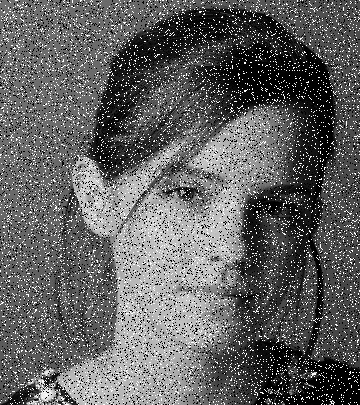
#> input picture Sources/emma_salt_pepper.jpg, 360 x 405 px
$ python Salt_and_pepper_noise.py
#> lines starting #> are read from the running program, lines starting #| are printed output that depends on the picture
#> in main, image is the input picture: shape (405, 360, 3); min 0, max 255, mean 97.6
#| Image shape: (405, 360)
import cv2
import numpy as np
import matplotlib.pyplot as plt
import os

def add_salt_pepper_noise(image, salt_prob=0.02, pepper_prob=0.02):
    """
    Add salt and pepper noise to an image for testing
    """
    noisy = image.copy()

    # Salt noise (white pixels)
    salt_mask = np.random.random(image.shape[:2]) < salt_prob
    noisy[salt_mask] = 255

    # Pepper noise (black pixels)
    pepper_mask = np.random.random(image.shape[:2]) < pepper_prob
    noisy[pepper_mask] = 0

    return noisy

def gaussian_filter_manual(image, kernel_size=5, sigma=1.5):
    """
    (a) Apply Gaussian smoothing manually
    """
#> called with kernel_size = 5, sigma = 1.5
    # Create Gaussian kernel
    kernel = np.zeros((kernel_size, kernel_size))
    center = kernel_size // 2

    for i in range(kernel_size):
        for j in range(kernel_size):
            x = i - center
            y = j - center
            kernel[i, j] = np.exp(-(x**2 + y**2) / (2 * sigma**2))

    # Normalize
    kernel = kernel / np.sum(kernel)

    # Apply filter
    filtered = cv2.filter2D(image, -1, kernel)
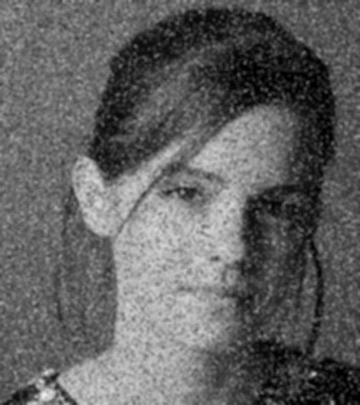
#> filtered: shape (405, 360); min 0, max 241, mean 97.6

    return filtered

def median_filter_manual(image, kernel_size=5):
    """
    (b) Apply median filter manually
    """
#> called with kernel_size = 5
    height, width = image.shape[:2]
#> height = 405; width = 360
    pad = kernel_size // 2

    # Pad image
    if len(image.shape) == 3:
        padded = np.pad(image, ((pad, pad), (pad, pad), (0, 0)), mode='edge')
        filtered = np.zeros_like(image)

        for i in range(height):
            for j in range(width):
                for c in range(image.shape[2]):
                    window = padded[i:i+kernel_size, j:j+kernel_size, c]
                    filtered[i, j, c] = np.median(window)
    else:
        padded = np.pad(image, pad, mode='edge')
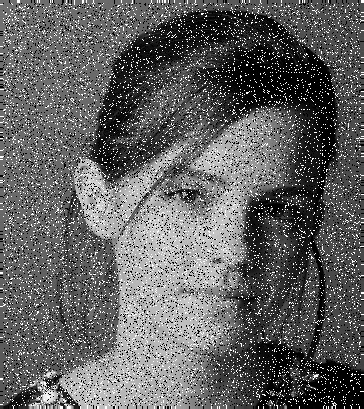
#> padded: shape (409, 364); min 0, max 255, mean 97.6
        filtered = np.zeros_like(image)

        for i in range(height):
            for j in range(width):
                window = padded[i:i+kernel_size, j:j+kernel_size]
                filtered[i, j] = np.median(window)
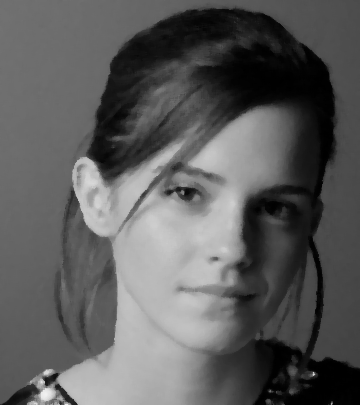
#> filtered: shape (405, 360); min 0, max 241, mean 92.1

    return filtered

def compute_psnr(original, filtered):
    """
    Compute Peak Signal-to-Noise Ratio
    """
    mse = np.mean((original.astype(float) - filtered.astype(float)) ** 2)
    if mse == 0:
        return float('inf')

    max_pixel = 255.0
    psnr = 20 * np.log10(max_pixel / np.sqrt(mse))

    return psnr

def main():
    print("Question 8: Salt & Pepper Noise Filtering")
    print("="*60)

    # Load image
    image_path = os.path.join('Sources', 'emma_salt_pepper.jpg')  # Replace with your noisy image
    image = cv2.imread(image_path)

    # If no image, create a test image with noise
    if image is None:
        print(f"Could not load {image_path}, creating test image with noise...")
        # Load a clean image or create one
        clean_image_path = 'clean_image.jpg'
        image = cv2.imread(clean_image_path)

        if image is None:
            print("Creating synthetic test image...")
            image = np.random.randint(100, 200, (300, 300, 3), dtype=np.uint8)
            # Add some structure
            cv2.rectangle(image, (50, 50), (250, 250), (255, 255, 255), -1)
            cv2.circle(image, (150, 150), 50, (0, 0, 0), -1)

        # Add salt and pepper noise
        image = add_salt_pepper_noise(image, salt_prob=0.05, pepper_prob=0.05)
        cv2.imwrite('generated_noisy_image.jpg', image)
        print("Generated noisy image saved as 'generated_noisy_image.jpg'")

    # Convert to grayscale for processing
    if len(image.shape) == 3:
        gray = cv2.cvtColor(image, cv2.COLOR_BGR2GRAY)
    else:
        gray = image.copy()

    print(f"Image shape: {gray.shape}")

    # (a) Apply Gaussian smoothing
    print("\n(a) Applying Gaussian smoothing...")
    gaussian_filtered = gaussian_filter_manual(gray, kernel_size=5, sigma=1.5)

    # Also try OpenCV's GaussianBlur
    gaussian_opencv = cv2.GaussianBlur(gray, (5, 5), 1.5)

    # (b) Apply median filter
    print("(b) Applying median filter...")
    median_filtered = median_filter_manual(gray, kernel_size=5)

    # Also try OpenCV's medianBlur
    median_opencv = cv2.medianBlur(gray, 5)

    # Display results
    fig, axes = plt.subplots(2, 3, figsize=(18, 12))

    axes[0, 0].imshow(gray, cmap='gray')
    axes[0, 0].set_title('Original (Noisy) Image')
    axes[0, 0].axis('off')

    axes[0, 1].imshow(gaussian_filtered, cmap='gray')
    axes[0, 1].set_title('(a) Gaussian Filtered (Manual)')
    axes[0, 1].axis('off')

    axes[0, 2].imshow(median_filtered, cmap='gray')
    axes[0, 2].set_title('(b) Median Filtered (Manual)')
    axes[0, 2].axis('off')

    axes[1, 0].imshow(gaussian_opencv, cmap='gray')
    axes[1, 0].set_title('Gaussian (OpenCV)')
    axes[1, 0].axis('off')

    axes[1, 1].imshow(median_opencv, cmap='gray')
    axes[1, 1].set_title('Median (OpenCV)')
    axes[1, 1].axis('off')

    # Show difference between Gaussian and Median
    diff = np.abs(gaussian_filtered.astype(float) - median_filtered.astype(float))
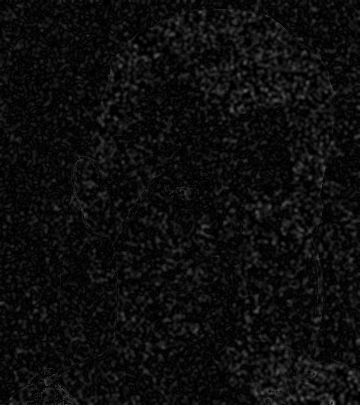
#> diff: shape (405, 360) float64; min 0, max 122, mean 13.2
    axes[1, 2].imshow(diff, cmap='hot')
    axes[1, 2].set_title('Difference (Gaussian - Median)')
    axes[1, 2].axis('off')
    plt.colorbar(axes[1, 2].imshow(diff, cmap='hot'), ax=axes[1, 2])

    plt.tight_layout()
    plt.savefig('q8_results.png', dpi=150, bbox_inches='tight')
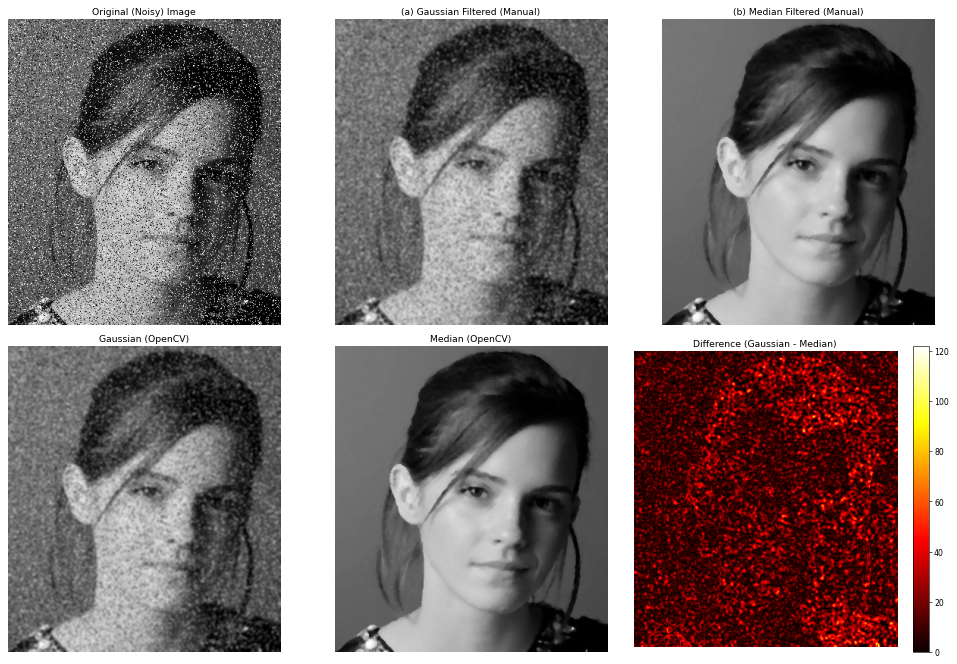
#> figure drawn by matplotlib, 7 panels
    plt.show()

    # Detailed comparison plot
    fig, axes = plt.subplots(1, 3, figsize=(18, 6))

    # Zoom in on a region to see detail
    h, w = gray.shape
#> h = 405; w = 360
    y1, y2 = h//3, 2*h//3
#> y1 = 135; y2 = 270
    x1, x2 = w//3, 2*w//3
#> x1 = 120; x2 = 240

    axes[0].imshow(gray[y1:y2, x1:x2], cmap='gray')
    axes[0].set_title('Original (Zoomed)')
    axes[0].axis('off')

    axes[1].imshow(gaussian_filtered[y1:y2, x1:x2], cmap='gray')
    axes[1].set_title('Gaussian Filtered (Zoomed)')
    axes[1].axis('off')

    axes[2].imshow(median_filtered[y1:y2, x1:x2], cmap='gray')
    axes[2].set_title('Median Filtered (Zoomed)')
    axes[2].axis('off')

    plt.tight_layout()
    plt.savefig('q8_zoomed_comparison.png', dpi=150, bbox_inches='tight')
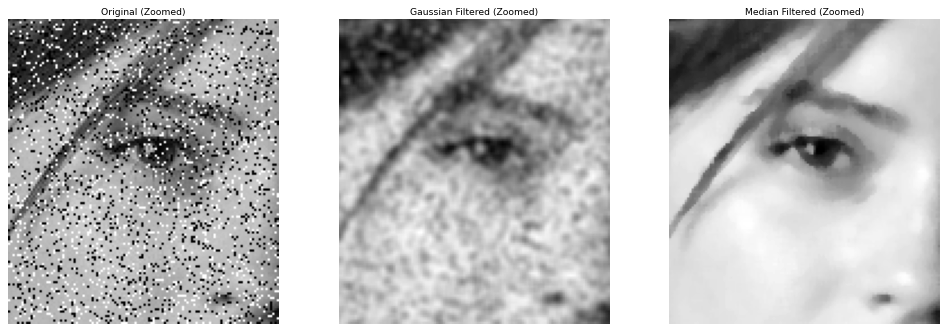
#> figure drawn by matplotlib, 3 panels
    plt.show()

    # Analysis
    print("\n" + "="*60)
    print("ANALYSIS: Gaussian vs Median Filtering for Salt & Pepper Noise")
    print("="*60)

    print("\n(a) Gaussian Smoothing:")
    print("  - Linear filter (weighted average)")
    print("  - Blurs noise but also blurs edges and details")
    print("  - Noise pixels affect neighboring pixels")
    print("  - Salt & pepper noise is reduced but NOT eliminated")
    print("  - Image appears overall blurry")

    print("\n(b) Median Filtering:")
    print("  - Non-linear filter (order statistic)")
    print("  - EXCELLENT for impulse noise (salt & pepper)")
    print("  - Replaces outliers with median value")
    print("  - Preserves edges while removing noise")
    print("  - Salt & pepper noise is effectively ELIMINATED")

    print("\n" + "-"*60)
    print("CONCLUSION:")
    print("-"*60)
    print("For salt and pepper noise, MEDIAN FILTER is clearly superior:")
    print("  ✓ Completely removes isolated noise pixels")
    print("  ✓ Preserves edges and important details")
    print("  ✓ Does not create blur artifacts")
    print("\nGaussian filter is better for:")
    print("  • Gaussian (random) noise")
    print("  • General smoothing")
    print("  • Pre-processing for other operations")
    print("="*60)

    # Save results
    cv2.imwrite('q8_gaussian_filtered.png', gaussian_filtered)
    cv2.imwrite('q8_median_filtered.png', median_filtered)

    print("\nResults saved as: q8_results.png, q8_zoomed_comparison.png")
    print("                  q8_gaussian_filtered.png, q8_median_filtered.png")

if __name__ == "__main__":
    main()

$ run again, with Sources/highlights_and_shadows.jpg copied over Sources/emma_salt_pepper.jpg
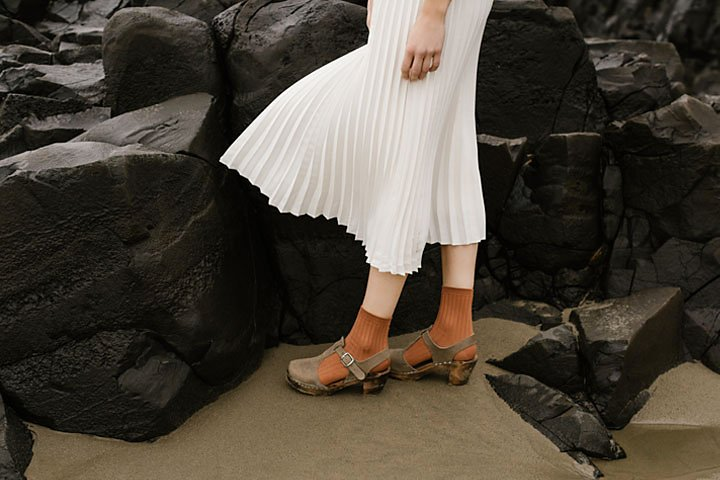
#> input picture Sources/highlights_and_shadows.jpg, 720 x 480 px
#> in main, image is the input picture: shape (480, 720, 3); mean B, G, R 58.1, 68.6, 75.7
#| Image shape: (480, 720)
#> in main, `diff = np.abs(gaussian_filtered.astype(float) - median_filtered.astype..`:
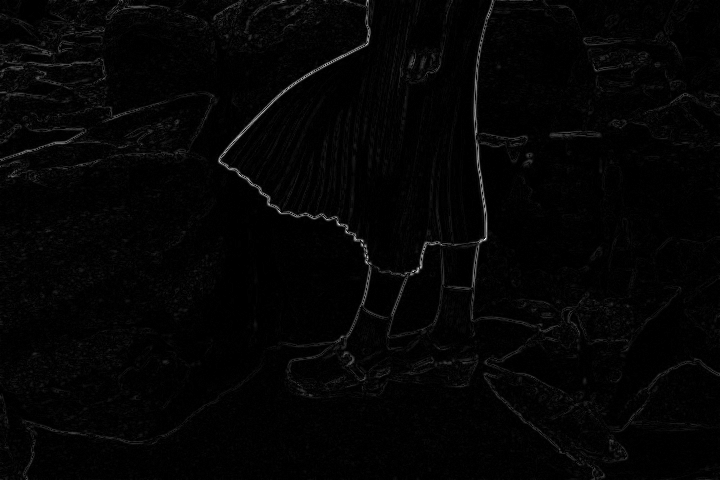
#> diff: shape (480, 720) float64; min 0, max 96, mean 1.8; drawn with min black and max white
#> in main, `plt.savefig('q8_zoomed_comparison.png', dpi=150, bbox_inches='tight')`:
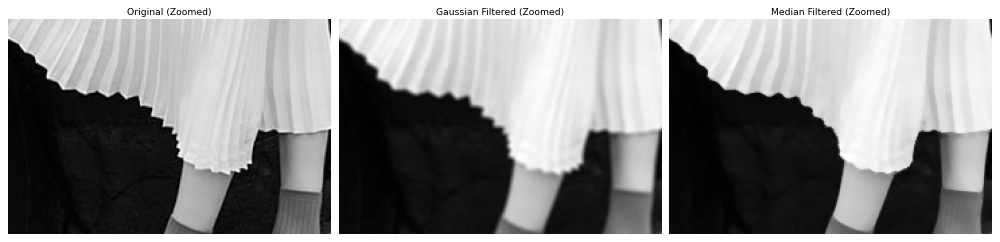
#> figure drawn by matplotlib, 3 panels
